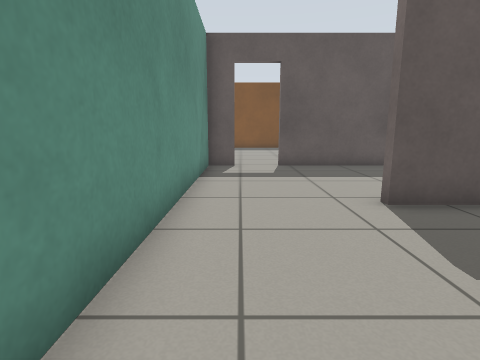
View 1 (above)

16 first-person views from a walk through a Gazebo world. The camera is 0.72 m above the floor, tilts 10° down and sees 80° across. The floor is counted in squares, 0.5 m on a side. Each view is taken from the middle of a square. On the plan, view 1 faces up. The plan holds only what a view shows up to about 14 squares ahead; the rest is blank.

View 2
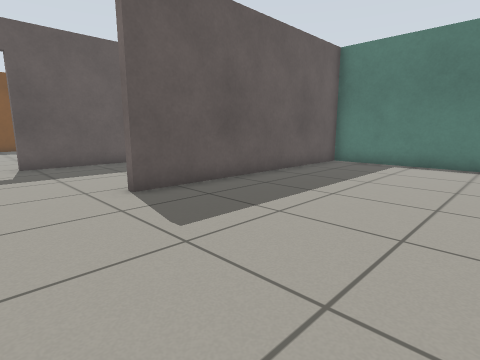

View 3
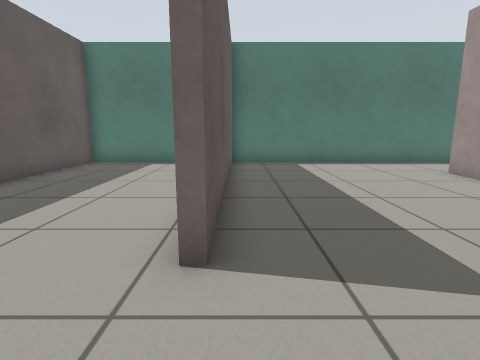

View 4
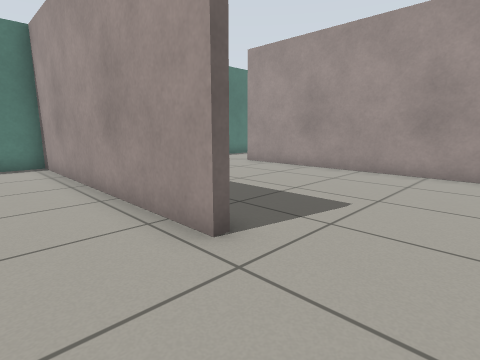

View 5
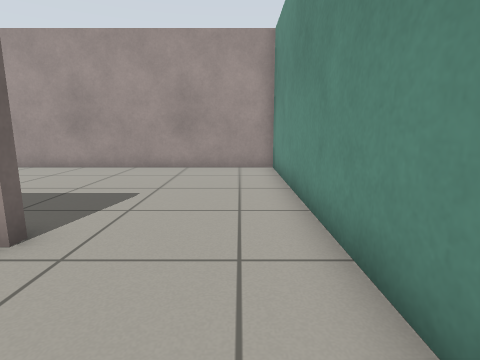

View 6
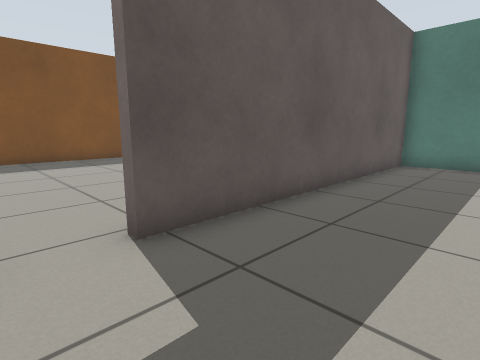

View 7
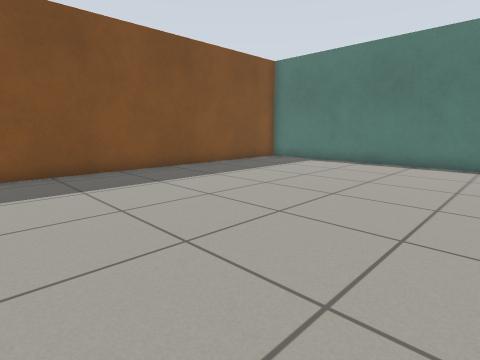

View 8
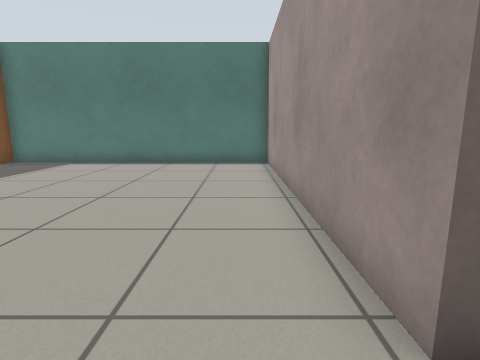

View 9
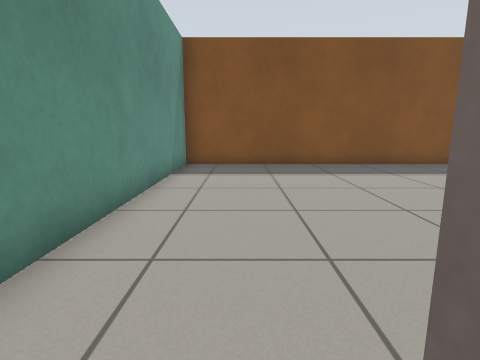

View 10
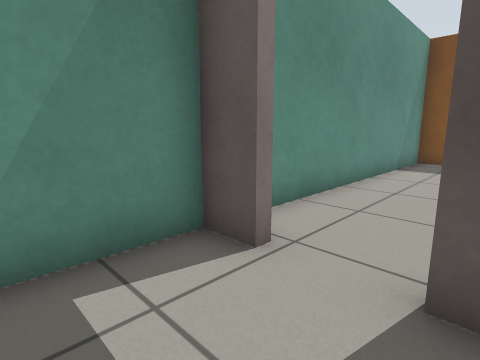

View 11
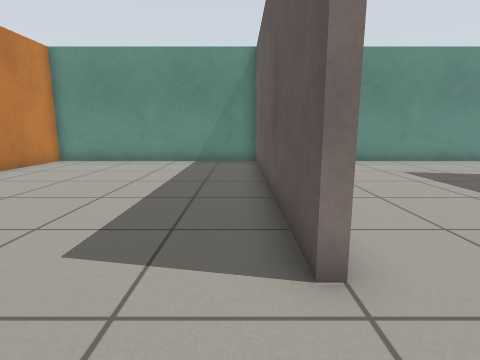

View 12
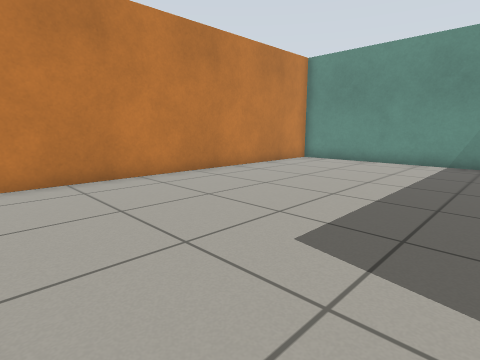

View 13
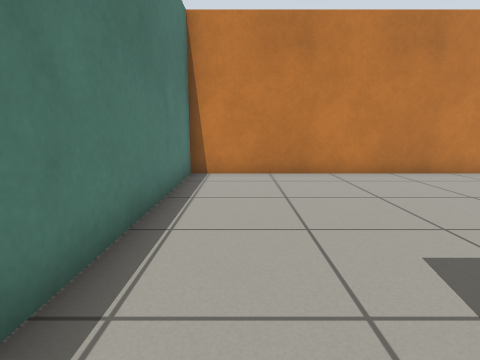

View 14
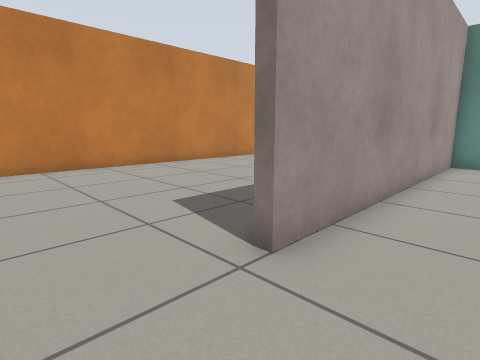

View 15
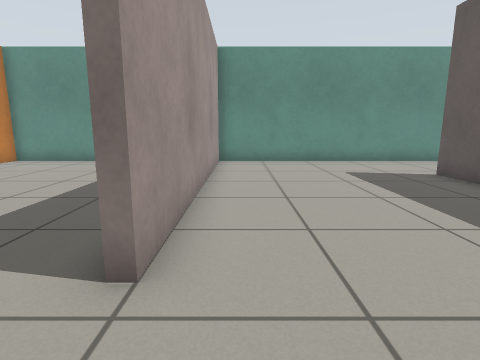

View 16
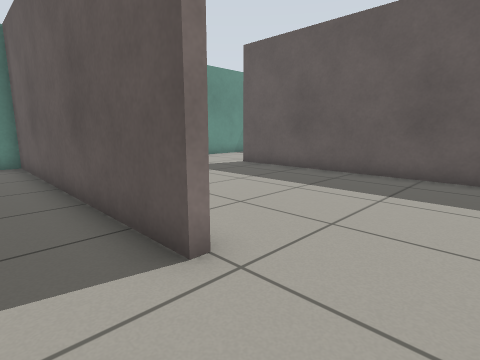

### Floor plan
Ten units are one square. View 1 is at (0, 0); x grows to the right and y downward. Boxes are objects, and circles mark ways between rooms. Rooms are numbered by the first view taken in them; rooms with no view inside come last. Other rooms are left out.
<svg viewBox="-18 -235 149 354">
<path fill="none" stroke="#000" d="M126 25 126 -54 29 -54M-13 -45 -13 20 95 20 95 23M29 -54 29 -56 126 -56 126 -115 16 -115M-2 -115 -13 -115 -13 -45M16 -118 126 -118 126 -230 -13 -230 -13 -130M95 23 -13 23 -13 114 126 114 126 25"/>
<circle cx="10" cy="-55" r="3" fill="#2a7"/>
<circle cx="110" cy="20" r="3" fill="#2a7"/>
<circle cx="5" cy="-120" r="3" fill="#2a7"/>
<text x="60" y="-10">1</text>
<text x="50" y="-80">2</text>
<text x="60" y="-180">3</text>
<text x="60" y="60">4</text>
</svg>
Room 1 opens to room 2. Room 1 opens to room 4. Room 2 opens to room 3.

Where each view was taken, in squares from view 1:
view 1: 0 up, 0 right, facing up
view 2: 1 down, 0 right, facing up-right
view 3: 5 up, 0 right, facing right
view 4: 8 up, 0 right, facing down-right
view 5: 9 up, 0 right, facing down
view 6: 8 up, 0 right, facing up-right
view 7: 13 up, 0 right, facing up-right
view 8: 13 up, 0 right, facing right
view 9: 11 up, 1 right, facing up
view 10: 9 up, 2 right, facing up-left
view 11: 3 down, 12 right, facing left
view 12: 3 down, 12 right, facing down-left
view 13: 2 down, 11 right, facing down
view 14: 0 up, 12 right, facing down-left
view 15: 1 down, 12 right, facing left
view 16: 4 down, 12 right, facing up-left
